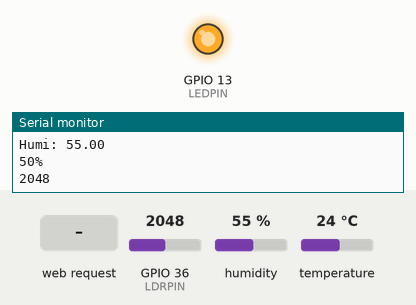
Recording of a program running on a simulated ESP32. Shown: output pins drawn as LEDs (lit = HIGH), the last lines printed to the serial monitor. Inputs (shaded band) come from the test bench; at power-on: GPIO 36 (LDRPIN) = 2048, humidity 55 %, temperature 24 °C. WiFi joins after 1.5 s; servers stay silent unless stated.

Above: at 3.2 s.
3.3 s: HTTP request GET /update received
At 4.2 s:
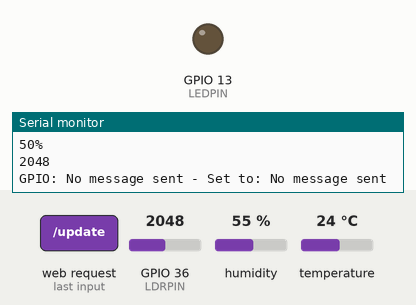
Timing chart, 0 to 6.3 s (numbered marks = the images above; inputs shaded):
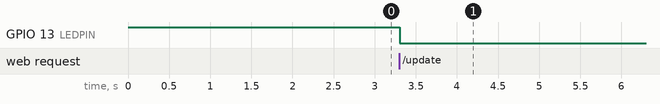

Measured:
- after the input at 3.3 s, GPIO 13 (LEDPIN): HIGH → LOW at once

The program:

main.cpp
```cpp
#include <Arduino.h>
#include <ESPAsyncWebServer.h>
#include <WiFi.h>
#include <Adafruit_Sensor.h>
#include <DHT.h>

// Replace with network credentials
const char* ssid = "KOHA";
const char* password = "Jimmy1ac";

const char* PARAM_INPUT_1 = "output";
const char* PARAM_INPUT_2 = "state";
//set pin locatation
#define DHTPIN 12     // Digital pin connected to the DHT sensor
#define LDRPIN 36
#define LEDPIN 13

// Uncomment the type of sensor in use:
#define DHTTYPE    DHT22     // DHT 22 (AM2302)

DHT dht(DHTPIN, DHTTYPE);

// current temperature & humidity, updated in loop()
float t = 0.0;
float h = 0.0;
int br = 0;
// Create AsyncWebServer object on port 80
AsyncWebServer server(80);

// use "unsigned long" for variables that hold time
// The value will quickly become too large for an int to store
unsigned long previousMillis = 0;    // will store last time DHT was updated

// Updates DHT readings every 3 seconds
const long interval = 3000;

const char index_html[] PROGMEM = R"rawliteral(
<!DOCTYPE HTML><html>
<head>
  <meta name="viewport" content="width=device-width, initial-scale=1">
  <link rel="stylesheet" href="https://use.fontawesome.com/releases/v5.7.2/css/all.css" integrity="sha384-fnmOCqbTlWIlj8LyTjo7mOUStjsKC4pOpQbqyi7RrhN7udi9RwhKkMHpvLbHG9Sr" crossorigin="anonymous">
  <style>
    html {
     font-family: Arial;
     display: inline-block;
     margin: 0px auto;
     text-align: right;
    }
    body  {
      background-image:url("https://images5.alphacoders.com/133/1332407.png");
      background-repeat:no-repeat;
      background-attachment:fixed;
      background-size:100%% 100%%;
    }
    TLE{
      font-size: 50px;
      font-style: oblique;
      color: white;
    }
    p { font-size: 3.0rem; }
    .units { font-size: 1.2rem; }
    .TT {
    font-family: Georgia, serif;
    font-size: 25px;
    font-style: oblique, bold;
    }
    span{
      color : white;
    }
    sup{
      color : white;
    }
    .switch {position: relative; display: inline-block; width: 120px; height: 68px}
    .switch input {display: none}
    .slider {position: absolute; top: 0; left: 0; right: 0; bottom: 0; background-color: #FF0000; border-radius: 6px}
    .slider:before {position: absolute; content: ""; height: 52px; width: 52px; left: 8px; bottom: 8px; background-color: #fff; -webkit-transition: .4s; transition: .4s; border-radius: 3px}
    input:checked+.slider {background-color: #0FFE00}
    input:checked+.slider:before {-webkit-transform: translateX(52px); -ms-transform: translateX(52px); transform: translateX(52px)}
  </style>
</head>
  <title>ESP32 Server</title>
  <TLE>ESP_32 Server with DHT22, LDR & LED</TLE>

  <p>
    <i class="fas fa-thermometer-half" style="color:#059e8a;"></i>
    <span class="TT" style="color:#EF39FE;">Temperature</span>
    <span id="temperature">%TEMPERATURE%</span>
    <sup class="units">&deg;C</sup>
  </p>

  <p>
    <i class="fas fa-tint" style="color:#0049FF;"></i>
    <span class="TT" style="color:#009EFF;">Humidity</span>
    <span id="humidity">%HUMIDITY%</span>
    <sup class="units">%%</sup>
  </p>

  <p>
    <i class="far fa-sun" style="color:#FFF700;"></i>
    <span class="TT" style="color:#F7FF00;">BRIGHTNESS</span>
    <span id="brightness">%BRIGHTNESS%</span>
    <sup class="units">%%</sup>
  </p>
  %BUTTONPLACEHOLDER%
</body style="color:#3EC1FA;">

<script>
setInterval(function ( ) {
  var xhttp = new XMLHttpRequest();
  xhttp.onreadystatechange = function() {
    if (this.readyState == 4 && this.status == 200) {
      document.getElementById("temperature").innerHTML = this.responseText;
    }
  };
  xhttp.open("GET", "/temperature", true);
  xhttp.send();
}, 3000 ) ;

setInterval(function ( ) {
  var xhttp = new XMLHttpRequest();
  xhttp.onreadystatechange = function() {
    if (this.readyState == 4 && this.status == 200) {
      document.getElementById("humidity").innerHTML = this.responseText;
    }
  };
  xhttp.open("GET", "/humidity", true);
  xhttp.send();
}, 3000 ) ;

setInterval(function ( ) {
  var xhttp = new XMLHttpRequest();
  xhttp.onreadystatechange = function() {
    if (this.readyState == 4 && this.status == 200) {
      document.getElementById("brightness").innerHTML = this.responseText;
    }
  };
  xhttp.open("GET", "/brightness", true);
  xhttp.send();
}, 3000 ) ;

function toggleCheckbox(element) {
  var xhr = new XMLHttpRequest();
  if(element.checked){ xhr.open("GET", "/update?output="+element.id+"&state=1", true); }
  else { xhr.open("GET", "/update?output="+element.id+"&state=0", true); }
  xhr.send();
}

</script>
</html>)rawliteral";

String outputState(int output){
  if(digitalRead(output)){
    return "checked";
  }
  else {
    return "";
  }
}
// Replaces placeholder with DHT values
String processor(const String& var){
  //Serial.println(var);
  if(var == "TEMPERATURE"){
    return String(t);
  }
  else if(var == "HUMIDITY"){
    return String(h);
  }
  else if(var == "BRIGHTNESS"){
    return String(br);
  }

  if(var == "BUTTONPLACEHOLDER"){
    String buttons = "";
    buttons += "<h4 style = color:white;font-size:20px><i class=\"far fa-lightbulb\" style=\"color:#FFF700;font-size:40px;\"></i>LED_Output</h4><label class=\"switch\"><input type=\"checkbox\" onchange=\"toggleCheckbox(this)\" id=\"13\" " + outputState(13) + "><span class=\"slider\"></span></label>";
    return buttons;
  }

  return String();
}


void setup(){
  // Serial port for debugging purposes
  Serial.begin(115200);
  dht.begin();

  server.on("/update", HTTP_GET, [] (AsyncWebServerRequest *request) {
    String inputMessage1;
    String inputMessage2;
    // GET input1 value on <ESP_IP>/update?output=<inputMessage1>&state=<inputMessage2>
    if (request->hasParam(PARAM_INPUT_1) && request->hasParam(PARAM_INPUT_2)) {
      inputMessage1 = request->getParam(PARAM_INPUT_1)->value();
      inputMessage2 = request->getParam(PARAM_INPUT_2)->value();
      digitalWrite(inputMessage1.toInt(), inputMessage2.toInt());
    }
    else {
      inputMessage1 = "No message sent";
      inputMessage2 = "No message sent";
    }
    Serial.print("GPIO: ");
    Serial.print(inputMessage1);
    Serial.print(" - Set to: ");
    Serial.println(inputMessage2);
    digitalWrite(13, inputMessage2.toInt());
    request->send(200, "text/plain", "OK");
  });

  pinMode(13, OUTPUT);
  digitalWrite(13, HIGH);

  // Connect to Wi-Fi
  WiFi.begin(ssid, password);
  Serial.println("Connecting to WiFi");
  while (WiFi.status() != WL_CONNECTED) {
    delay(1000);
    Serial.println(".");
  }

  // Print EPS32 Local IP Address
  Serial.println(WiFi.localIP());

  // Route for root / web page
  server.on("/", HTTP_GET, [](AsyncWebServerRequest *request){
    request->send_P(200, "text/html", index_html, processor);
  });
  server.on("/temperature", HTTP_GET, [](AsyncWebServerRequest *request){
    request->send_P(200, "text/plain", String(t).c_str());
  });
  server.on("/humidity", HTTP_GET, [](AsyncWebServerRequest *request){
    request->send_P(200, "text/plain", String(h).c_str());
  });
  server.on("/brightness", HTTP_GET, [](AsyncWebServerRequest *request){
    request->send_P(200, "text/plain", String(br).c_str());
  });

  // Start server
  server.begin();
}

void loop(){
  unsigned long currentMillis = millis();
  if (currentMillis - previousMillis >= interval) {
    // save the last time you updated the DHT values
    previousMillis = currentMillis;
    // Read temperature as Celsius (the default)
    float newT = dht.readTemperature();
    // Read temperature as Fahrenheit (isFahrenheit = true)
    //float newT = dht.readTemperature(true);
    // if temperature read failed, don't change t value
    if (isnan(newT)) {
      Serial.println("Failed to read from DHT sensor!");
    }
    else {
      t = newT;
      Serial.print("temperature: ");
      Serial.println(t);
    }
    // Read Humidity
    float newH = dht.readHumidity();
    // if humidity read failed, don't change h value
    if (isnan(newH)) {
      Serial.println("Failed to read from DHT sensor!");
    }
    else {
      h = newH;
      Serial.print("Humi: ");
      Serial.println(h);
    }

    int raw= analogRead(LDRPIN);
    int newbr = analogRead(LDRPIN);

    br = map(newbr, 0, 4095, 0, 100);
    Serial.print(br);
    Serial.println("%");
    Serial.println(raw);

  }
}
```
